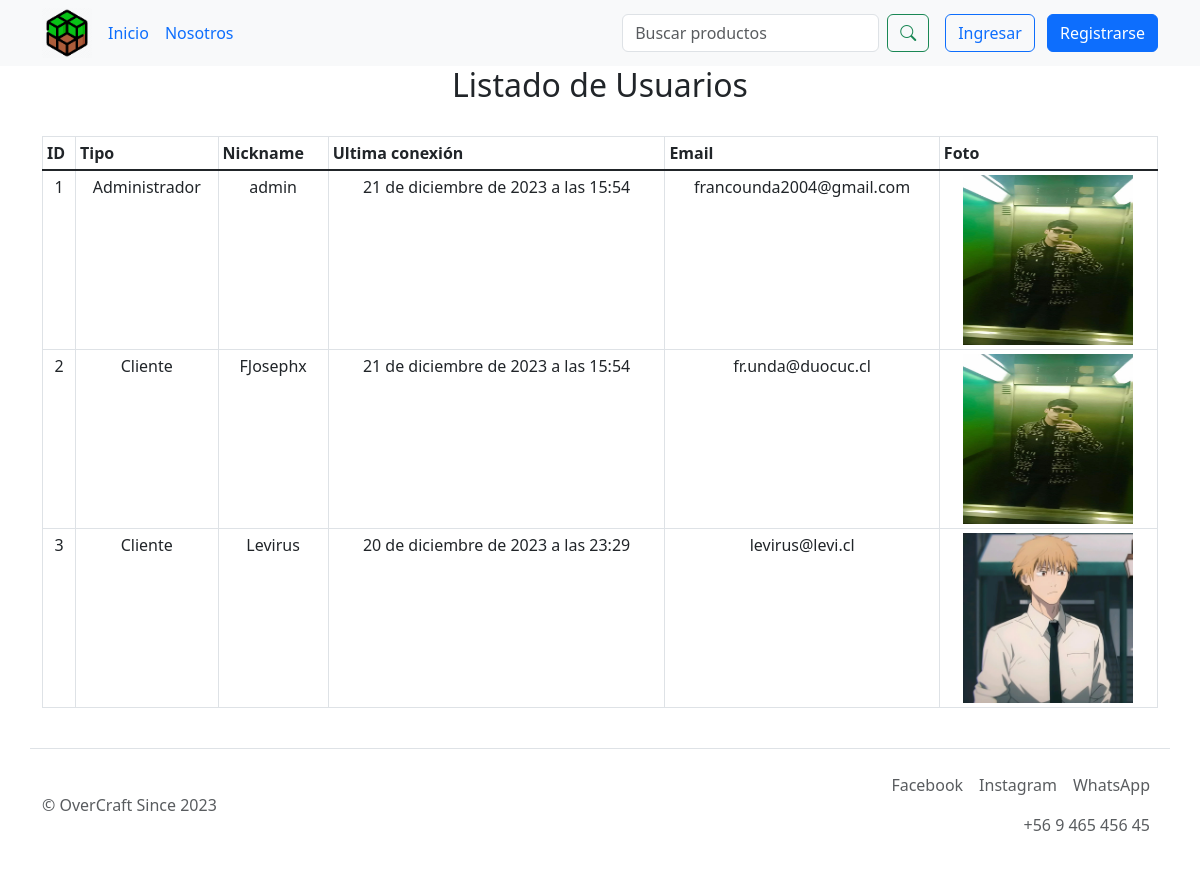
The page /usuarios on the database its author committed.
### core/models.py (models this page shows)
class Perfil(models.Model):
    USUARIO_CHOICES = [
        ('Cliente', 'Cliente'),
        ('Administrador', 'Administrador'),
        ('Superusuario', 'Superusuario'),
    ]
    user = models.OneToOneField(User, on_delete=models.CASCADE)
    tipo_usuario = models.CharField(
        choices=USUARIO_CHOICES,
        max_length=50,
        blank=False,
        null=False,
        verbose_name='Tipo de usuario'
    )
    imagen = models.ImageField(upload_to='perfiles/', blank=False, null=False, verbose_name='Imagen')
    class Meta:
        db_table = 'Perfil'
        verbose_name = "Perfil de usuario"
        verbose_name_plural = "Perfiles de usuarios"
        ordering = ['tipo_usuario']

### core/views.py (the view)
def usuarios(request):
    usuarios = Perfil.objects.all()
    data = {
        'usuarios': usuarios
    }
    return render(request, 'core/usuarios.html', data)

### core/context_processors.py (called while the page is built)
def registrar_carrito(request):
    mostrar_carrito = False
    cantidad_productos = 0
    if request.user.is_authenticated:
        cantidad_productos = Carrito.objects.count()
        mostrar_carrito = cantidad_productos > 0
    return {
        'mostrar_carrito': mostrar_carrito,
        'cantidad_productos': cantidad_productos,
    }

### core/templates/core/usuarios.html (shortened to what this page needs)
{% extends 'core/base.html' %}
{% load static %}
{% load custom_filters %}
{% block content %}
<div class="container text-center py-0">
  <h2>Listado de Usuarios</h2>
</div>
    <br>
{% if usuarios %}
  <div class="table-responsive">
    <table id="tabla-principal" class="container table table-sm table-bordered">
      <thead>
          <tr>
              <th> ID </th>
              <th> Tipo </th>
              <th> Nickname </th>
              <th> Ultima conexión </th>
              <th> Email </th>
              <th> Foto </th>
          </tr>
      </thead>
      <tbody class="table-group-divider" style=" text-align: center">
          {% for perfil in usuarios %}
              <tr>
                  <td> {{ perfil.id }} </td>
                  <td> {{ perfil.tipo_usuario }} </td>
                  <td> {{ perfil.user.username }} </td>
                  <td> {{ perfil.user.last_login }} </td>
                  <td> {{ perfil.user.email }} </td>
                  <td>
                    <img src="/media/{{ perfil.imagen }}" style="height: 170px; width: 170px" alt="Foto de perfil">
                  </td>
              </tr>
          {% endfor %}
      </tbody>
    </table>
  </div>
{% endif %}
{% endblock %}

### rows shown on the page
Perfil: id "1", tipo_usuario "Administrador", user.username "admin", user.last_login "21 de diciembre de 2023 a las 15:54", user.email "francounda2004@gmail.com", imagen (picture)
Perfil: id "2", tipo_usuario "Cliente", user.username "FJosephx", user.last_login "21 de diciembre de 2023 a las 15:54", user.email "fr.unda@duocuc.cl", imagen (picture)
Perfil: id "3", tipo_usuario "Cliente", user.username "Levirus", user.last_login "20 de diciembre de 2023 a las 23:29", user.email "levirus@levi.cl", imagen (picture)
